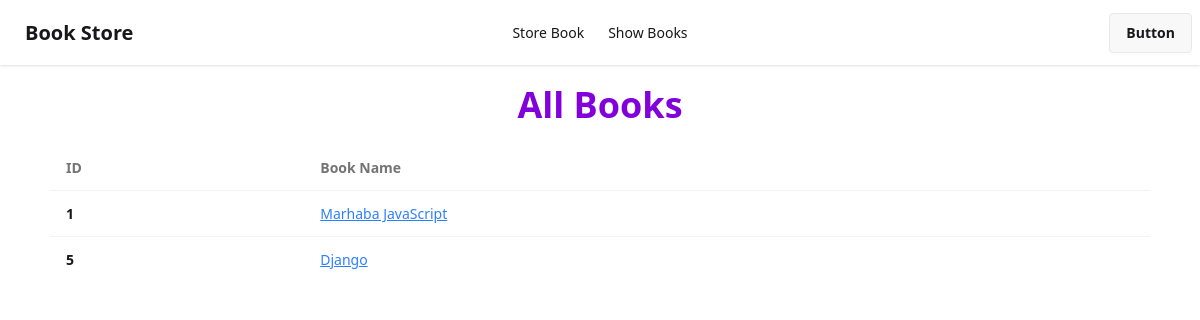
/show_books/, run on an earlier commit of the app's database.
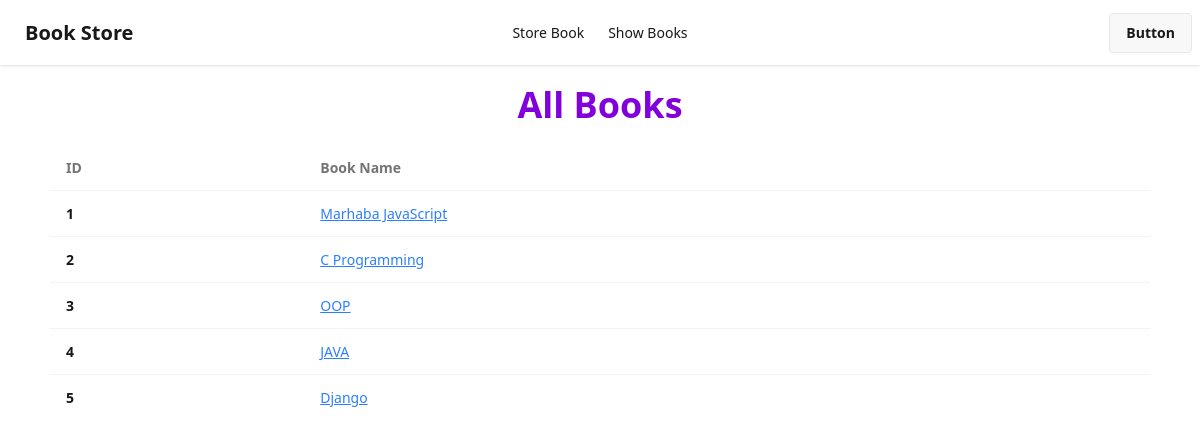
And on a later commit of the database.
### book/models.py (models this page shows)
class BookStoreModel(models.Model):
    CATEGORY = (
        ('Mystery', 'Mystery'),
        ('Thriller', 'Thriller'),
        ('Sci-Fi', 'Sci-Fi'),
        ('Humor', 'Humor'),
        ('Horror', 'Horror')
    )
    id = models.IntegerField(primary_key=True)
    book_name = models.CharField(max_length= 30)
    author = models.CharField(max_length= 20)
    category = models.CharField(max_length=30, choices=CATEGORY)
    first_pub = models.DateTimeField(auto_now_add=True)
    last_pub = models.DateTimeField(auto_now=True)

### book/views.py (the view)
# urls.py: path('show_books/', views.BookListView.as_view(), name="show_books"),
class BookListView(ListView):
    model = BookStoreModel
    template_name = 'show_book.html'
    context_object_name = 'data'
    def get_template_names(self):
        if self.request.user.is_superuser:
            template_name = 'superuser.html'
        elif self.request.user.is_staff:
            template_name = 'staff.html'
        else:
            template_name = self.template_name
        return [template_name]

### book/templates/show_book.html (shortened to what this page needs)
{% extends "base.html" %}
{% block content %}
<h1 class="text-4xl text-purple-700 font-bold text-center my-5">All Books</h1>
<div class="w-11/12 mx-auto">
    {% if data %}
    <div class="overflow-x-auto">
        <table class="table">
          <thead>
            <tr>
              <th>ID</th>
              <th>Book Name</th>
            </tr>
          </thead>
          <tbody>
            {% for item in data %}
            <tr class="hover:bg-base-300">
                <th>{{item.id}}</th>
                <td><a class="underline text-blue-500" href="{% url 'book_details' item.id %}">{{item.book_name}}</a></td>
            </tr>
            {% endfor %}
          </tbody>
        </table>
    </div>
    {% else %}
    <h1 class="text-5xl text-red-600 text-center">Now Data Available</h1>
    {% endif %}
</div>
{% endblock %}

### book/templates/base.html (shortened to what this page needs)
<!doctype html>
<html>
  <head>
    <link href="https://cdn.jsdelivr.net/npm/daisyui@5" rel="stylesheet" type="text/css" />
    <script src="https://cdn.jsdelivr.net/npm/@tailwindcss/browser@4"></script>
  </head>
  <body>
    <div class="navbar bg-base-100 shadow-sm">
      <div class="navbar-start">
        <a class="btn btn-ghost text-xl">Book Store</a>
      </div>
      <div class="navbar-center hidden lg:flex">
        <ul class="menu menu-horizontal px-1">
          <li><a href="{% url 'store_book' %}">Store Book</a></li>
          <li><a href="{% url 'show_books' %}">Show Books</a></li>
        </ul>
      </div>
      <div class="navbar-end">
        <a class="btn">Button</a>
      </div>
    </div>
    {% block content %}{% endblock %}
  </body>
</html>

What changed in the data, as far as the page shows it:
added BookStoreModel: id "2", book_name "C Programming"
added BookStoreModel: id "3", book_name "OOP"
added BookStoreModel: id "4", book_name "JAVA"
